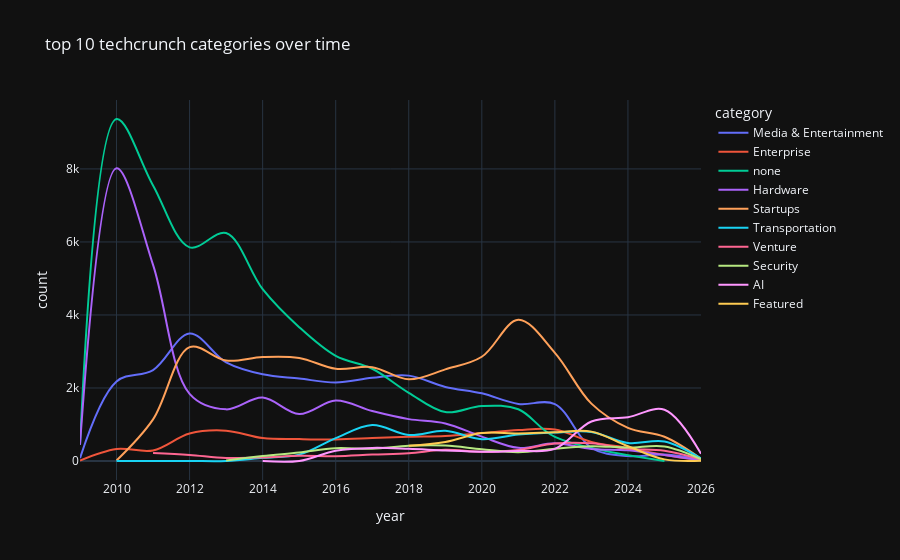

Notebook code for this chart:
### Markdown cell above
> This is a long work to do so it has been split into batches of work.

> Although we won't update the online database, we can still use our local updated one to display once more the main categories with everything correctly labelled and see if we get any difference from it

### Code cell
if not os.path.exists(NONE_CLASSIFIED):
    print(f'error: {NONE_CLASSIFIED} not found. run previous cell at least once')
    raise FileNotFoundError('missing cassification pickle file')

df_full = pd.DataFrame(list(data.find({}, {'category': 1, 'timestamp':1, 'title': 1})))
df_none_res = pd.read_pickle(NONE_CLASSIFIED)
mapping = df_none_res[df_none_res['predicted_cat'].notna()].set_index('_id')['predicted_cat']
df_full.loc[df_full['category'] == 'none', 'category'] = df_full['_id'].map(mapping).fillna('none')
plot_main_categories(df_full)

### Figure 1 — Plotly figure (JSON) as saved in the notebook; plotly's stock layout.template omitted (floating-point values rounded to 4 significant figures)
{"data": [{"hovertemplate": "category=Media & Entertainment<br>year=%{x}<br>count=%{y}<extra></extra>", "legendgroup": "Media & Entertainment", "line": {"color": "#636efa", "dash": "solid", "shape": "spline"}, "marker": {"symbol": "circle"}, "mode": "lines", "name": "Media & Entertainment", "orientation": "v", "showlegend": true, "type": "scatter", "x": [2009, 2010, 2011, 2012, 2013, 2014, 2015, 2016, 2017, 2018, 2019, 2020, 2021, 2022, 2023, 2024, 2025, 2026], "xaxis": "x", "y": [81, 2180, 2491, 3495, 2703, 2376, 2260, 2151, 2279, 2339, 2030, 1854, 1564, 1560, 357, 135, 176, 42], "yaxis": "y"}, {"hovertemplate": "category=Enterprise<br>year=%{x}<br>count=%{y}<extra></extra>", "legendgroup": "Enterprise", "line": {"color": "#EF553B", "dash": "solid", "shape": "spline"}, "marker": {"symbol": "circle"}, "mode": "lines", "name": "Enterprise", "orientation": "v", "showlegend": true, "type": "scatter", "x": [2009, 2010, 2011, 2012, 2013, 2014, 2015, 2016, 2017, 2018, 2019, 2020, 2021, 2022, 2023, 2024, 2025, 2026], "xaxis": "x", "y": [13, 331, 290, 753, 832, 628, 601, 592, 628, 667, 688, 765, 849, 864, 525, 360, 168, 21], "yaxis": "y"}, {"hovertemplate": "category=none<br>year=%{x}<br>count=%{y}<extra></extra>", "legendgroup": "none", "line": {"color": "#00cc96", "dash": "solid", "shape": "spline"}, "marker": {"symbol": "circle"}, "mode": "lines", "name": "none", "orientation": "v", "showlegend": true, "type": "scatter", "x": [2009, 2010, 2011, 2012, 2013, 2014, 2015, 2016, 2017, 2018, 2019, 2020, 2021, 2022, 2025], "xaxis": "x", "y": [441, 9367, 7548, 5852, 6244, 4706, 3667, 2880, 2527, 1869, 1341, 1509, 1418, 661, 2], "yaxis": "y"}, {"hovertemplate": "category=Hardware<br>year=%{x}<br>count=%{y}<extra></extra>", "legendgroup": "Hardware", "line": {"color": "#ab63fa", "dash": "solid", "shape": "spline"}, "marker": {"symbol": "circle"}, "mode": "lines", "name": "Hardware", "orientation": "v", "showlegend": true, "type": "scatter", "x": [2009, 2010, 2011, 2012, 2013, 2014, 2015, 2016, 2017, 2018, 2019, 2020, 2021, 2022, 2023, 2024, 2025, 2026], "xaxis": "x", "y": [445, 8016, 5371, 1840, 1415, 1737, 1287, 1656, 1368, 1148, 1029, 668, 361, 486, 332, 293, 165, 24], "yaxis": "y"}, {"hovertemplate": "category=Startups<br>year=%{x}<br>count=%{y}<extra></extra>", "legendgroup": "Startups", "line": {"color": "#FFA15A", "dash": "solid", "shape": "spline"}, "marker": {"symbol": "circle"}, "mode": "lines", "name": "Startups", "orientation": "v", "showlegend": true, "type": "scatter", "x": [2010, 2011, 2012, 2013, 2014, 2015, 2016, 2017, 2018, 2019, 2020, 2021, 2022, 2023, 2024, 2025, 2026], "xaxis": "x", "y": [15, 1141, 3118, 2751, 2848, 2824, 2528, 2571, 2237, 2510, 2856, 3867, 2964, 1572, 909, 665, 63], "yaxis": "y"}, {"hovertemplate": "category=Transportation<br>year=%{x}<br>count=%{y}<extra></extra>", "legendgroup": "Transportation", "line": {"color": "#19d3f3", "dash": "solid", "shape": "spline"}, "marker": {"symbol": "circle"}, "mode": "lines", "name": "Transportation", "orientation": "v", "showlegend": true, "type": "scatter", "x": [2010, 2011, 2012, 2013, 2014, 2015, 2016, 2017, 2018, 2019, 2020, 2021, 2022, 2023, 2024, 2025, 2026], "xaxis": "x", "y": [4, 3, 2, 1, 87, 176, 628, 988, 713, 828, 598, 725, 780, 796, 493, 535, 70], "yaxis": "y"}, {"hovertemplate": "category=Venture<br>year=%{x}<br>count=%{y}<extra></extra>", "legendgroup": "Venture", "line": {"color": "#FF6692", "dash": "solid", "shape": "spline"}, "marker": {"symbol": "circle"}, "mode": "lines", "name": "Venture", "orientation": "v", "showlegend": true, "type": "scatter", "x": [2011, 2012, 2013, 2014, 2015, 2016, 2017, 2018, 2019, 2020, 2021, 2022, 2023, 2024, 2025, 2026], "xaxis": "x", "y": [222, 168, 86, 99, 143, 132, 177, 214, 306, 256, 304, 480, 485, 335, 279, 44], "yaxis": "y"}, {"hovertemplate": "category=Security<br>year=%{x}<br>count=%{y}<extra></extra>", "legendgroup": "Security", "line": {"color": "#B6E880", "dash": "solid", "shape": "spline"}, "marker": {"symbol": "circle"}, "mode": "lines", "name": "Security", "orientation": "v", "showlegend": true, "type": "scatter", "x": [2013, 2014, 2015, 2016, 2017, 2018, 2019, 2020, 2021, 2022, 2023, 2024, 2025, 2026], "xaxis": "x", "y": [12, 135, 235, 352, 336, 418, 424, 322, 242, 338, 408, 369, 401, 54], "yaxis": "y"}, {"hovertemplate": "category=AI<br>year=%{x}<br>count=%{y}<extra></extra>", "legendgroup": "AI", "line": {"color": "#FF97FF", "dash": "solid", "shape": "spline"}, "marker": {"symbol": "circle"}, "mode": "lines", "name": "AI", "orientation": "v", "showlegend": true, "type": "scatter", "x": [2014, 2015, 2016, 2017, 2018, 2019, 2020, 2021, 2022, 2023, 2024, 2025, 2026], "xaxis": "x", "y": [1, 1, 282, 360, 335, 287, 255, 278, 333, 1084, 1202, 1404, 198], "yaxis": "y"}, {"hovertemplate": "category=Featured<br>year=%{x}<br>count=%{y}<extra></extra>", "legendgroup": "Featured", "line": {"color": "#FECB52", "dash": "solid", "shape": "spline"}, "marker": {"symbol": "circle"}, "mode": "lines", "name": "Featured", "orientation": "v", "showlegend": true, "type": "scatter", "x": [2018, 2019, 2020, 2021, 2022, 2023, 2024, 2025, 2026], "xaxis": "x", "y": [417, 521, 767, 755, 786, 806, 404, 45, 5], "yaxis": "y"}], "layout": {"legend": {"title": {"text": "category"}, "tracegroupgap": 0}, "title": {"text": "top 10 techcrunch categories over time"}, "xaxis": {"anchor": "y", "domain": [0, 1], "title": {"text": "year"}}, "yaxis": {"anchor": "x", "domain": [0, 1], "title": {"text": "count"}}}}
